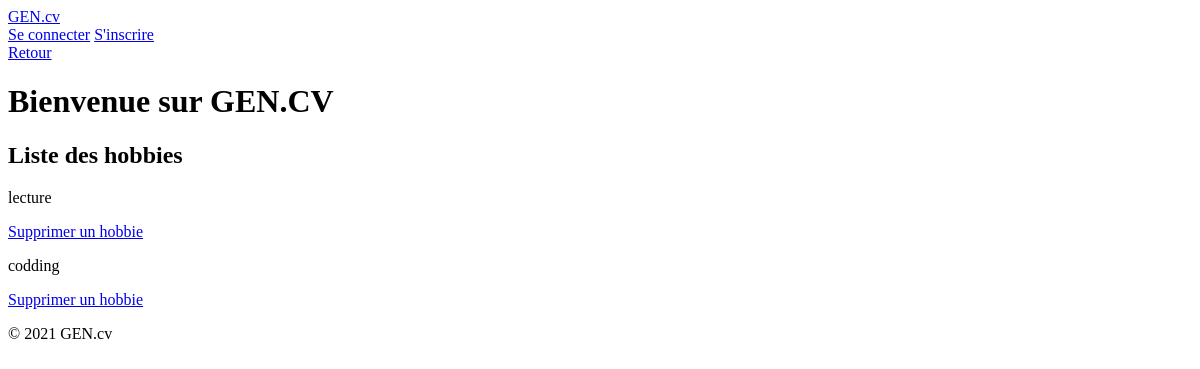
Before: /hobbie_list/ with the older database file.
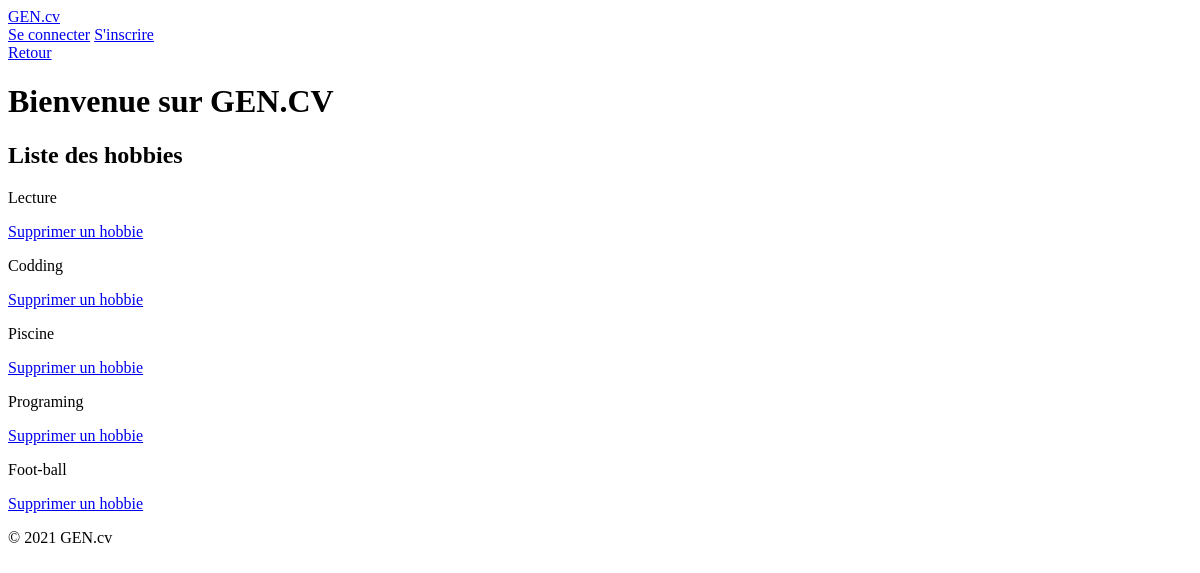
After: the same page with the newer database file.
### curriculum/models.py (models this page shows, shortened)
class Hobby(models.Model):
    title_hobby = models.CharField("titre du hobbie", max_length=120)
    info = models.ForeignKey(Info, on_delete=models.CASCADE, related_name='hobby_info', null=True)
    class Meta:
        verbose_name = "Hobbie"
        verbose_name_plural = "Hobbies"

### pages/views.py (the view, shortened to what this page needs)
# urls.py: path('hobbie_list/', HobbiListView.as_view(), name='hobbie_list'),
class HobbiListView(ListView):
    model = Hobby
    template_name = "pages/hobbie_list.html"
    context_object_name = "hobbies"
    def get_queryset(self):
        return Hobby.objects.all()

### templates/pages/hobbie_list.html (shortened to what this page needs)
{% extends "base.html" %}
{% load tailwind_filters %}
{% load crispy_forms_tags %}
{% block content %}
<div class='w-full flex justify-end mt-[500px] fixed '>
  <a
    class="btn btn-primary my-2 w-22 flex justify-end"
    href="#" onclick="window.history.back(); return false;">
    Retour
  </a>
</div>
<header class="container mx-auto m-6 flex flex-col justify-center items-center">
    <h1 class="font-bold text-4xl mt-4">Bienvenue sur GEN.CV</h1>
</header>
<main class="container mx-auto p-10">
  <section class="flex flex-col w-full h-full">
    <h1 class='text-4xl font-semibold flex flex-row justify-center items-center py-4'>Liste des hobbies</h1>
    <div class="container mx-auto flex flex-col">
      {% for hobbie in hobbies %}
        <div class='flex flex-row justify-center items-center w-full h-auto px-6 my-10 border-2 rounded-md p-2'>
          <p class='w-full text-2xl font-semibold'>{{ hobbie.title_hobby}}</p>
          <a href="{% url 'pages:hobbie_delete' hobbie.pk %}" class="btn btn-primary w-44 mr-6">Supprimer un hobbie</a>
        </div>
      {% endfor %}
    </div>
  </section>
  </main>
{% endblock %}

Changed rows visible on the page:
changed Hobby: title_hobby "lecture" → "Lecture"
changed Hobby: title_hobby "codding" → "Codding"
added Hobby: title_hobby "Piscine"
added Hobby: title_hobby "Programing"
added Hobby: title_hobby "Foot-ball"
